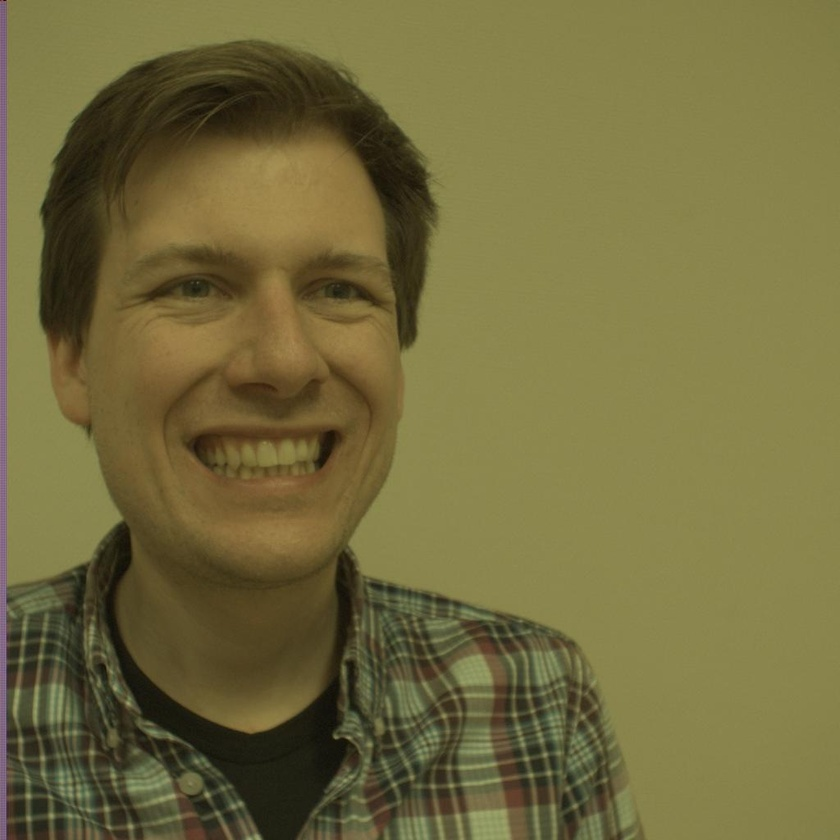
#> input picture samples/subjects/1/subject1_Left_1.jpg, 840 x 840 px, shrunk from 1024 x 1024 before the run, found by its file name
$ python point_cloud.py   (older library calls are emulated)
#> lines starting #> are read from the running program, lines starting #| are printed output that depends on the picture; after the words box and inside, x2 and y2 are one past the last pixel; in counts of white or black regions, pixels touching at a corner belong together
### src/rectification.py
"""Utilities for rectifying two stereo images"""
import cv2
import numpy as np
import matplotlib.pyplot as plt


def rectify_images(right, stereo_params):
    rotation_1 = np.zeros((3, 3))
    rotation_2 = np.zeros((3, 3))
    projection_1 = np.zeros((3, 3))
    projection_2 = np.zeros((3, 3))
    disp_to_depth = np.zeros((4, 4))
    size = right.shape
    cv2.stereoRectify(
        stereo_params.camera_matrix_left,
        stereo_params.distortion_left,
        stereo_params.camera_matrix_right,
        stereo_params.distortion_right,
        size[1::-1],
        stereo_params.rotation,
        stereo_params.translation,
        rotation_1,
        rotation_2,
        projection_1,
        projection_2,
        Q=disp_to_depth
        )
    map1, map2 = cv2.initUndistortRectifyMap(
        stereo_params.camera_matrix_right,
        stereo_params.distortion_right,
        rotation_2,
        stereo_params.camera_matrix_right,
        size[1::-1],
        cv2.CV_32FC1)
    return cv2.remap(right, map1, map2, cv2.INTER_LINEAR), disp_to_depth


# [15 lines that do not run on import are left out]

### src/disparity_map.py
"""Module with utilities for creating disparity maps of stereo images"""

import numpy as np
import cv2
from matplotlib import pyplot as plt


def disparity_map(image_left, image_right, min_disparities, num_desparities, box_size):

    '''
    Class for determining the disparity between two images

    Parameters:
    -----------
    image_left
        image taken by left camera
    image_right
        image taken by right camera
    num_disparity
        disparity range. Class will find disparity for each pixel between 0 and num_disparity. Must be divisible by 16 (i think)
    box_size
        size of block compared by algorithm. Size should be odd as block is centered at current pixel
    '''
    window_size = 3
    stereo = cv2.StereoSGBM_create(
        minDisparity=min_disparities,
        numDisparities=num_desparities,
        blockSize=box_size,
        disp12MaxDiff=1,
        uniquenessRatio=10,
        speckleWindowSize=100,
        speckleRange=32,
        P1 = 8*3*window_size**2,
        P2 = 32*3*window_size**2)
    return stereo.compute(image_left, image_right)

### src/stereo_params.py
"""Module containing class for holding parameters of a set of stereo cameras"""
import numpy as np
from collections import namedtuple


StereoParameters = namedtuple(
    "StereoParameters",
    [
        "camera_matrix_left",
        "camera_matrix_right",
        "distortion_left",
        "distortion_right",
        "rotation",
        "translation",
        "essential",
        "fundamental"
    ]
)


def get_stereo_params(path) -> StereoParameters:
#> called with path = 'calibration'
    return StereoParameters(
        np.load(path + "/calibration_matrix_left.npy"),
        np.load(path + "/calibration_matrix_right.npy"),
        np.load(path + "/distortion_left.npy"),
        np.load(path + "/distortion_right.npy"),
        np.load(path + "/rotation.npy"),
        np.load(path + "/translation.npy"),
        np.load(path + "/essential.npy"),
        np.load(path + "/fundamental.npy")
    )
#> (reads calibration/calibration_matrix_left.npy from the repository)
#> (reads calibration/calibration_matrix_right.npy from the repository)
#> (reads calibration/distortion_left.npy from the repository)
#> (reads calibration/distortion_right.npy from the repository)

### src/point_cloud.py
"""Module to create point clouds from disparity maps"""
import cv2
import numpy as np
from rectification import rectify_images
from disparity_map import disparity_map


PLY_HEADER = '''ply
format ascii 1.0
element vertex %(vert_num)d
property float x
property float y
property float z
property uchar red
property uchar green
property uchar blue
end_header
'''


def create_point_cloud(disp_map, projection):
    return cv2.reprojectImageTo3D(disp_map, projection)


def write_ply(fn, verts, colors):
    verts = verts.reshape(-1, 3)
    colors = colors.reshape(-1, 3)
    verts = np.hstack([verts, colors])
    with open(fn, 'wb') as f:
        f.write((PLY_HEADER % dict(vert_num=len(verts))).encode('utf-8'))
        np.savetxt(f, verts, fmt='%f %f %f %d %d %d ')


# [15 lines of commented-out code are left out]


if __name__ == "__main__":
    import sys
    import matplotlib.pyplot as plt
    from pyqtgraph.Qt import QtCore, QtGui
    import pyqtgraph.opengl as gl
    from mpl_toolkits.mplot3d import axes3d
    from stereo_params import get_stereo_params

    STEREO_PARAMS = get_stereo_params("calibration")

    left_img = cv2.imread("samples/subjects/1/subject1_Left_1.jpg", cv2.IMREAD_GRAYSCALE)
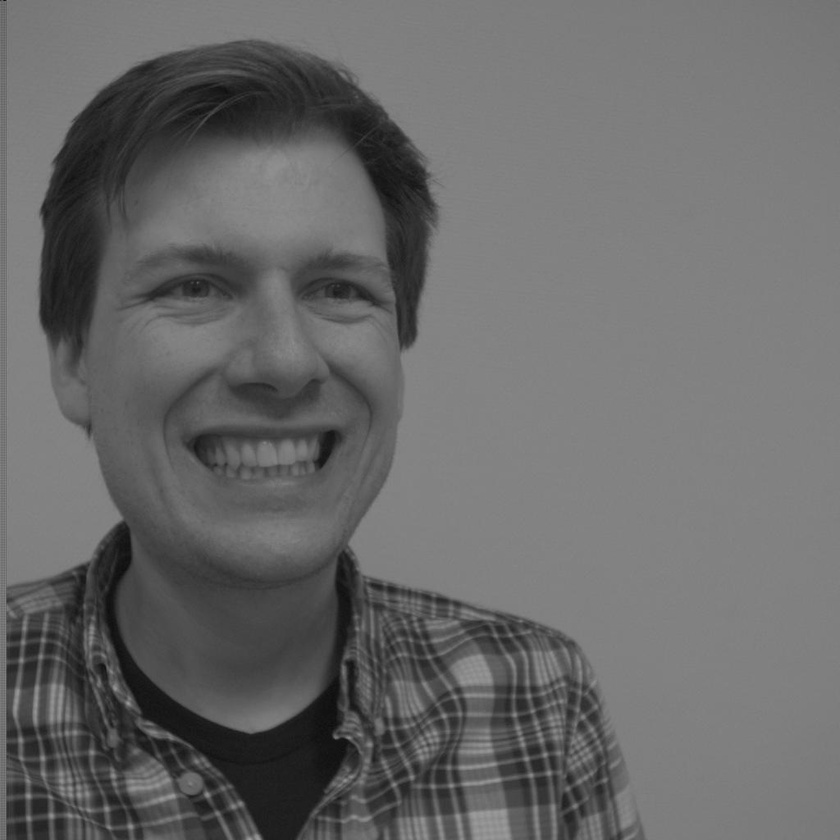
#> left_img: shape (840, 840); min 13, max 159, mean 104.7
    right_img_color = cv2.imread("samples/subjects/1/subject1_Right_1.jpg")
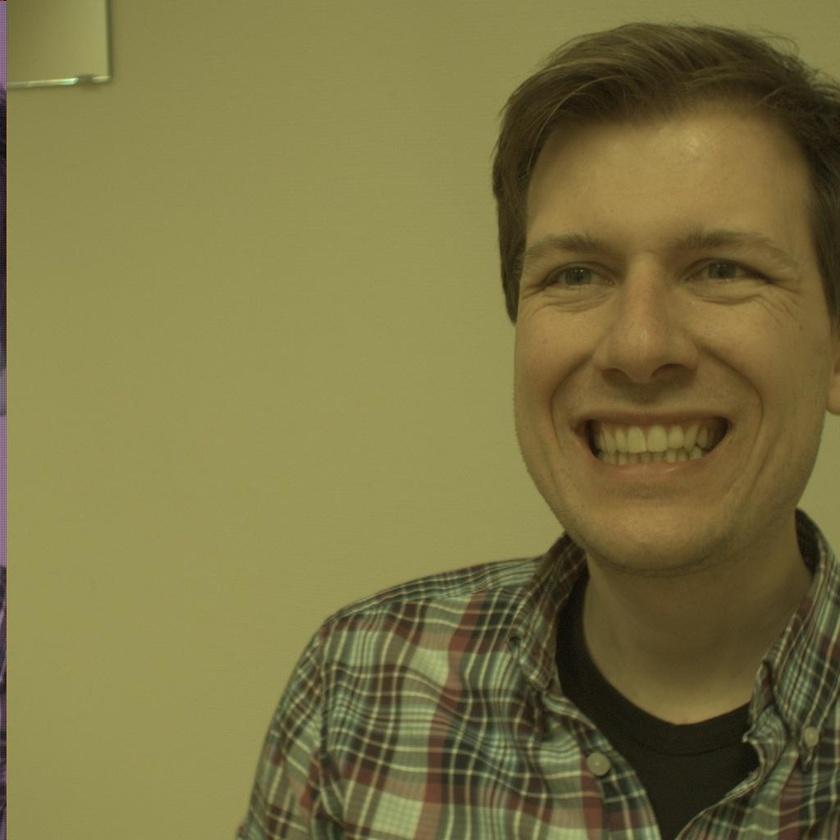
#> input picture samples/subjects/1/subject1_Right_1.jpg, 840 x 840 px, shrunk from 1024 x 1024 before the run, found by its file name
#> right_img_color is the input picture: shape (840, 840, 3); mean B, G, R 67.5, 116.2, 124.2
    right_img = cv2.cvtColor(right_img_color, cv2.COLOR_BGR2GRAY)
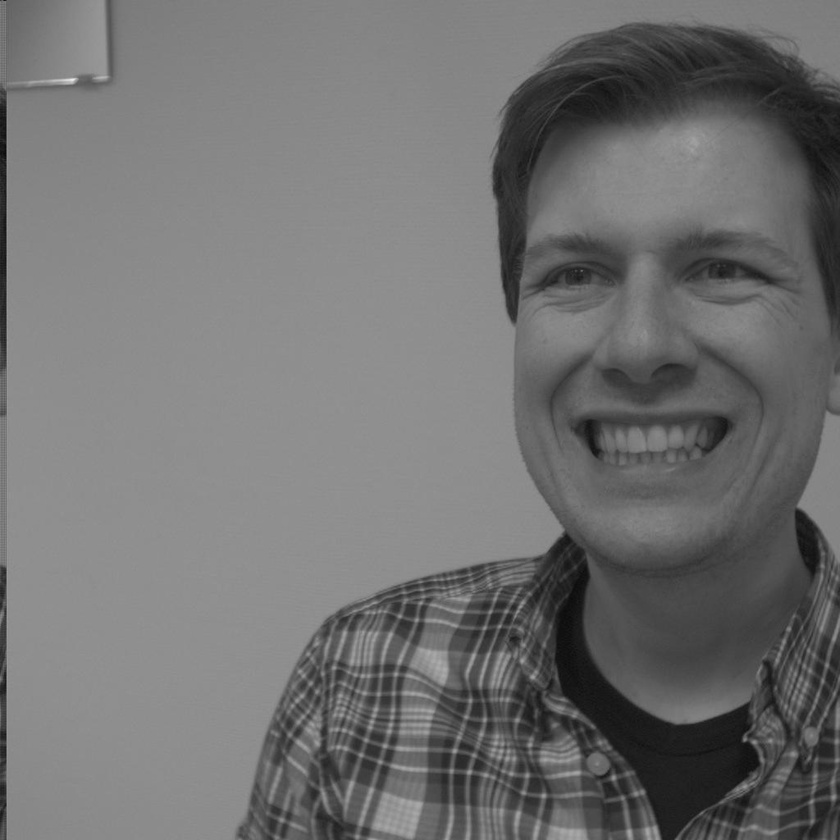
#> right_img: shape (840, 840); min 9, max 236, mean 113

    color = cv2.cvtColor(right_img_color, cv2.COLOR_BGR2RGB)

    right_rect, q = rectify_images(right_img, STEREO_PARAMS)
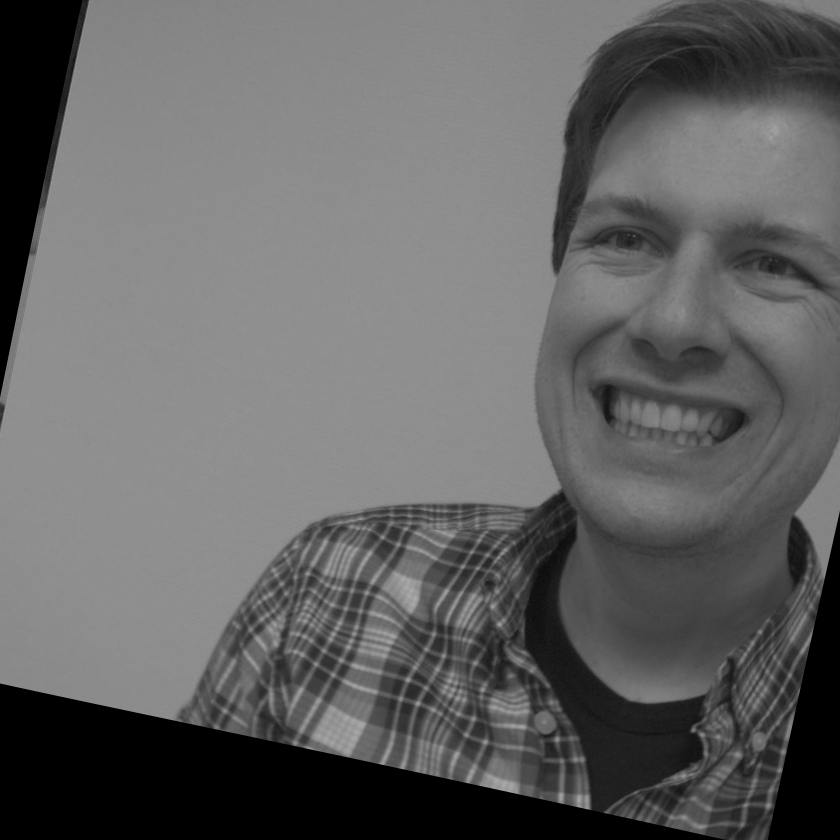
#> right_rect: shape (840, 840); min 0, max 172, mean 99.3
#> q = [[1, 0, 0, 117.1], [0, 1, 0, -493.6], [0, 0, 0, 1542.9], [0, 0, -0.0581, 0]]

    disp_map = disparity_map(left_img, right_rect, 32, 64, 15)
    mask = disp_map > disp_map.min()
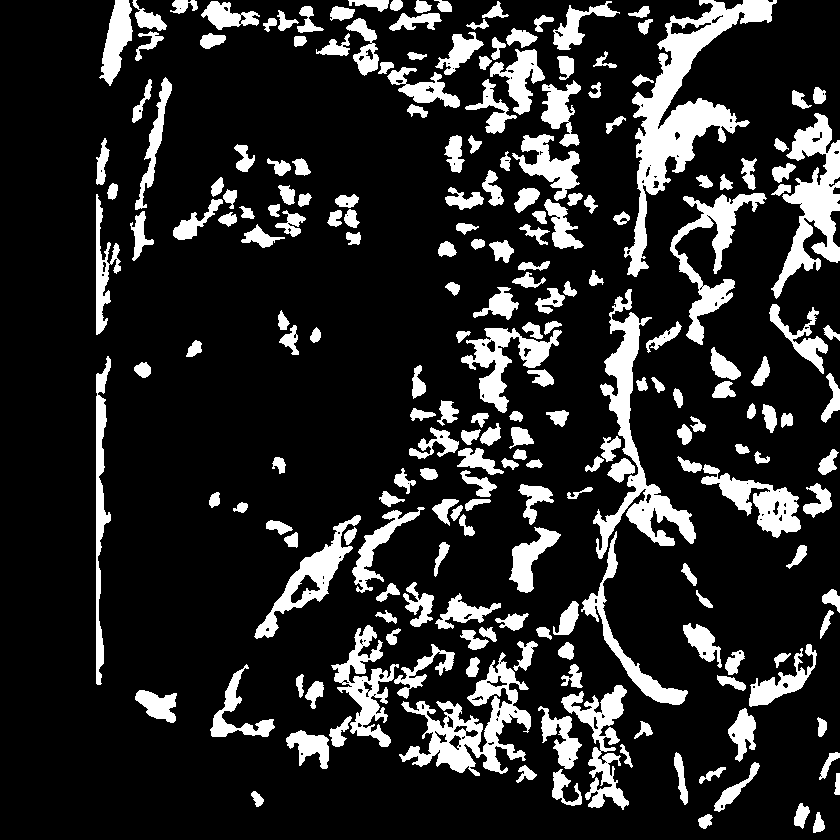
#> mask: shape (840, 840) bool; 16.8% white; 219 white regions, largest, box (x1, y1, x2, y2) and area: (624, 0, 777, 277) 10176, (593, 289, 696, 559) 6010, (399, 652, 531, 776) 5579

    point_cloud = create_point_cloud(disp_map, q)
#> in create_point_cloud, `return cv2.reprojectImageTo3D(disp_map, projection)`:
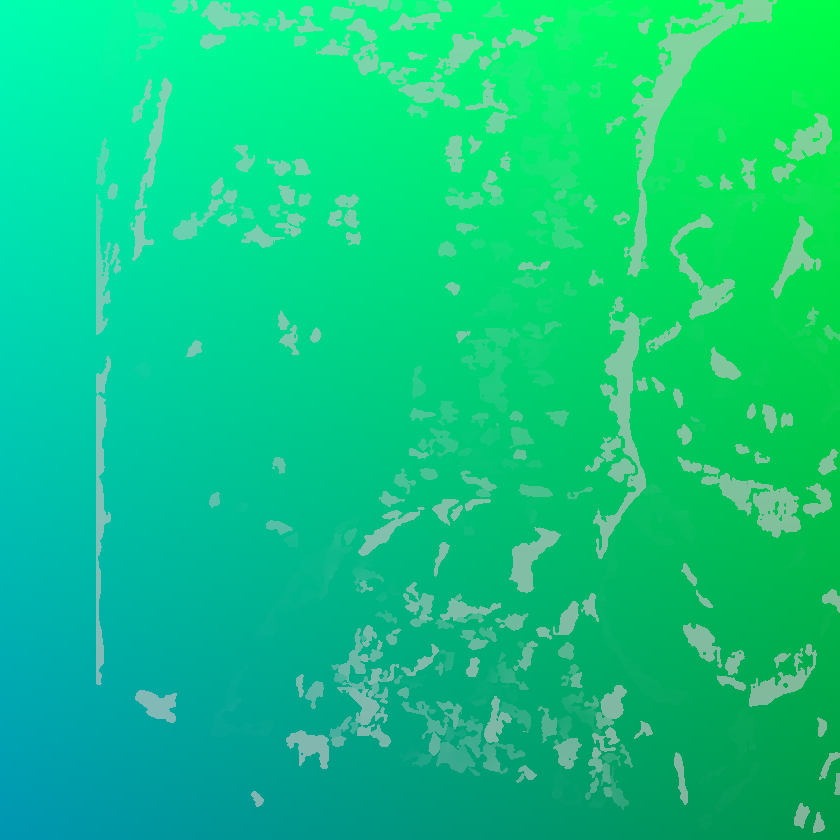
#> returned value: shape (840, 840, 3) float32; mean of channels 0, 1, 2 -17.12, 2.3, -50.06; drawn with min black and max white

    point_cloud = point_cloud[mask]
    color = color[mask]

    write_ply("test.ply", point_cloud, color)

    fig = plt.figure()
    #ax = fig.add_subplot(111, projection='3d')
    ax = fig.add_subplot(111)
    plt.imshow(disp_map)
    plt.colorbar()
    #ax.scatter(point_cloud[:, 0], point_cloud[:, 1], point_cloud[:, 2])
    plt.show()
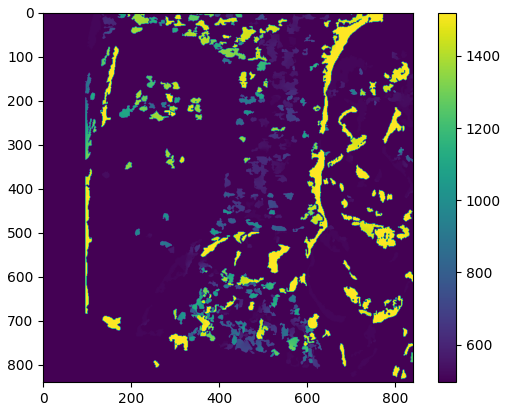
#> figure drawn by matplotlib, 2 panels
